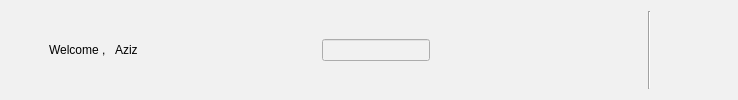
       <widget class="QWidget" name="header_widget" native="true">
        <property name="styleSheet">
         <string notr="true">background-color: rgb(241, 241, 241);</string>
        </property>
        <layout class="QHBoxLayout" name="horizontalLayout_2">
         <item>
          <widget class="QPushButton" name="pushButton_20">
           <property name="styleSheet">
            <string notr="true">border:none;</string>
           </property>
           <property name="text">
            <string/>
           </property>
           <property name="icon">
            <iconset>
             <normaloff>../../Downloads/menu.png</normaloff>../../Downloads/menu.png</iconset>
           </property>
           <property name="iconSize">
            <size>
             <width>50</width>
             <height>50</height>
            </size>
           </property>
           <property name="checkable">
            <bool>true</bool>
           </property>
          </widget>
         </item>
         <item>
          <widget class="QLabel" name="label_4">
           <property name="text">
            <string>Welcome , </string>
           </property>
          </widget>
         </item>
         <item>
          <widget class="QLabel" name="label_5">
           <property name="text">
            <string>Aziz</string>
           </property>
          </widget>
         </item>
         <item>
          <spacer name="horizontalSpacer">
           <property name="orientation">
            <enum>Qt::Horizontal</enum>
           </property>
           <property name="sizeHint" stdset="0">
            <size>
             <width>178</width>
             <height>20</height>
            </size>
           </property>
          </spacer>
         </item>
         <item>
          <layout class="QHBoxLayout" name="horizontalLayout">
           <item>
            <widget class="QLineEdit" name="lineEdit"/>
           </item>
           <item>
            <widget class="QPushButton" name="pushButton_19">
             <property name="styleSheet">
              <string notr="true">border:none;</string>
             </property>
             <property name="text">
              <string/>
             </property>
             <property name="icon">
              <iconset>
               <normaloff>../../Downloads/AutoGenius-service/image/search.png</normaloff>../../Downloads/AutoGenius-service/image/search.png</iconset>
             </property>
             <property name="iconSize">
              <size>
               <width>20</width>
               <height>20</height>
              </size>
             </property>
            </widget>
           </item>
          </layout>
         </item>
         <item>
          <spacer name="horizontalSpacer_2">
           <property name="orientation">
            <enum>Qt::Horizontal</enum>
           </property>
           <property name="sizeHint" stdset="0">
            <size>
             <width>174</width>
             <height>20</height>
            </size>
           </property>
          </spacer>
         </item>
         <item>
          <widget class="Line" name="line_3">
           <property name="orientation">
            <enum>Qt::Vertical</enum>
           </property>
          </widget>
         </item>
         <item>
          <widget class="QPushButton" name="pushButton_17">
           <property name="styleSheet">
            <string notr="true">border:none;</string>
           </property>
           <property name="text">
            <string/>
           </property>
           <property name="icon">
            <iconset>
             <normaloff>../../Downloads/notifications.png</normaloff>../../Downloads/notifications.png</iconset>
           </property>
          </widget>
         </item>
         <item>
          <widget class="QPushButton" name="pushButton_18">
           <property name="styleSheet">
            <string notr="true">border:none;</string>
           </property>
           <property name="text">
            <string/>
           </property>
           <property name="icon">
            <iconset>
             <normaloff>../../Downloads/AutoGenius-service/image/user.png</normaloff>../../Downloads/AutoGenius-service/image/user.png</iconset>
           </property>
          </widget>
         </item>
        </layout>
       </widget>
